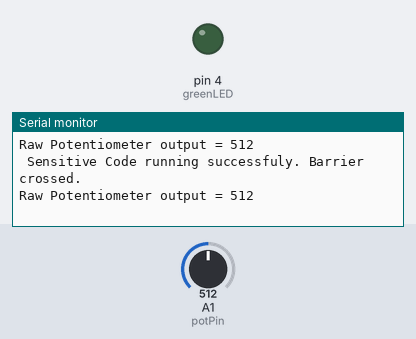
A sketch run on a simulated Arduino Uno, built with avr-gcc and run on an emulated ATmega328P. Parts: output pins drawn as LEDs (lit = HIGH), the last lines printed to the serial monitor. The inputs (shaded band) are chosen by the test bench; at power-on: A1 (potPin) = 512.

Above: at 1.2 s.
1.3 s: A1 (potPin) set to 1010
At 1.47 s:
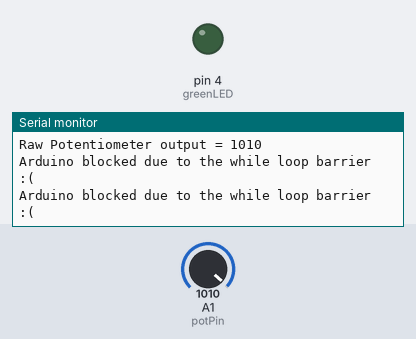
3.3 s: A1 (potPin) set to 990
At 3.38 s:
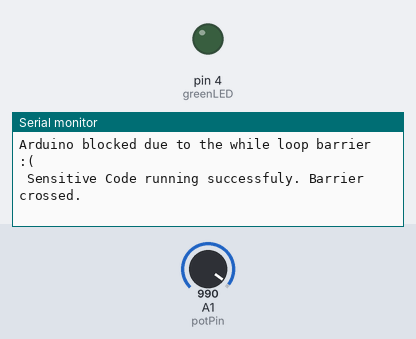
Timing chart, 0 to 6.3 s (numbered marks = the images above; inputs shaded):
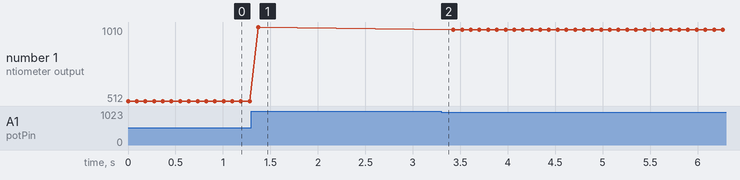

The sketch:

08_while_loop_blocking.ino
```cpp
const int delayTime = 500; // ms
const int potPin = A1; // explicit analog pins for inputs
const int greenLED = 4;
const int baudRate = 9600;

void setup() {
    pinMode(potPin, INPUT);
    pinMode(greenLED, OUTPUT);
    Serial.begin(baudRate);
}

void loop() {
    int readVoltage = analogRead(potPin);
    Serial.print("Raw Potentiometer output = ");
    Serial.println(readVoltage);

    /* blocking while loop below, until this loop is escaped
    the code below it will not run, the code below it can be senstive related
    to actuators. */

    while (readVoltage > 1000) {
        Serial.println("Arduino blocked due to the while loop barrier :( ");
        readVoltage = analogRead(potPin); // Read it again !
    }

    Serial.println("\n Sensitive Code running successfuly. Barrier crossed.");
}
```

Measured:
- after the input at 1.3 s, the serial monitor: prints a new line after 0.07 s (image 1)
- plotted number 1: 512 → 1010 after the input at 1.3 s, 1010 → 990 after the input at 3.3 s
